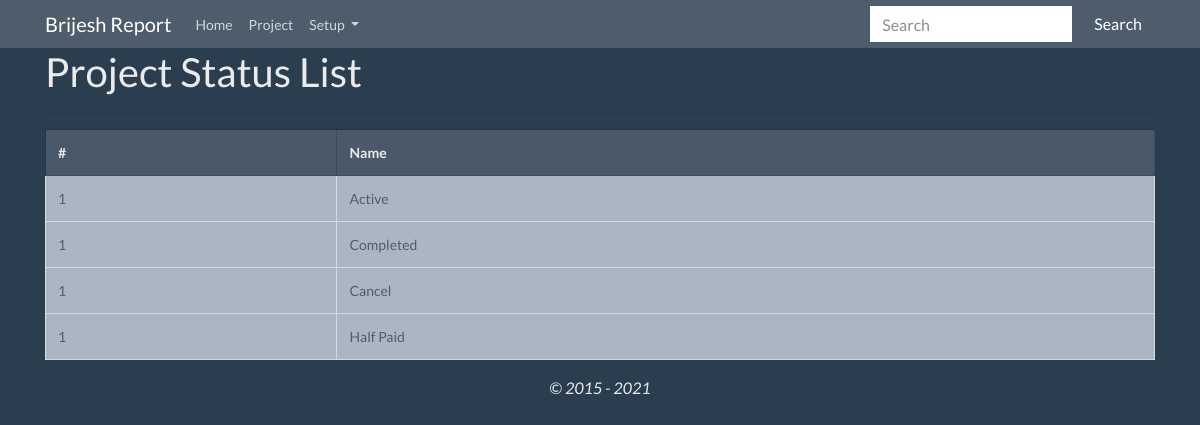
/index.php/status, run on the app's committed database.
### tables this page shows
CREATE TABLE "project_status" (
	"id"	INTEGER PRIMARY KEY AUTOINCREMENT,
	"name"	TEXT
);

### application/controllers/Status.php (called while the page is built, shortened)
<?php
class Status extends CI_Controller {
	public function __construct()
    {
        $this->load->model('ProjectStatus');
        $this->load->helper('url_helper');
    }
    public function index()
    {
        $data['status'] = $this->ProjectStatus->all();
        $this->load->view('projects/status/index', $data);
    }
}

### index.php (called while the page is built, shortened)
<?php
require_once BASEPATH.'core/CodeIgniter.php';

### application/models/ProjectStatus.php (called while the page is built, shortened)
<?php
	class ProjectStatus extends CI_Model {
        public function all()
        {
        	$query = $this->db->get('project_status');
            $this->db->order_by('name', 'ASC');
        	return $query->result_array();
        }
}
?>

### application/views/projects/status/index.php (the view, shortened to what this page needs)
<div class="container">
	<div class="row">
		<div class="col-md-12">
			<h1>Project Status List</h1>
			<hr>
		</div>
	</div>
	<div class="row">
		<div class="col-md-12">
			<table class="table  table-bordered">
				<tr class="table-active">
					<th># </th>
					<th>Name</th>
				</tr>
				<?php foreach ($status as $key => $val): ?>
					<tr class="table-light text-dark">
						<td>1</td>
						<td><?= $val['name'] ?></td>
					</tr>
				<?php endforeach ?>
			</table>
		</div>
	</div>
</div>

### data on the page
project_status: name "Active"
project_status: name "Completed"
project_status: name "Cancel"
project_status: name "Half Paid"
